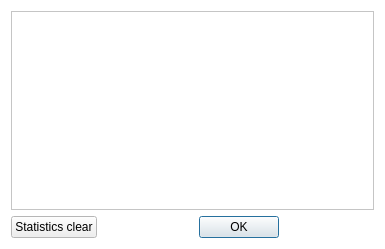
<?xml version="1.0" encoding="UTF-8"?>
<ui version="4.0">
 <class>TStatistics</class>
 <widget class="QDialog" name="TStatistics">
  <property name="geometry">
   <rect>
    <x>0</x>
    <y>0</y>
    <width>385</width>
    <height>249</height>
   </rect>
  </property>
  <property name="palette">
   <palette>
    <active>
     <colorrole role="Base">
      <brush brushstyle="SolidPattern">
       <color alpha="255">
        <red>255</red>
        <green>255</green>
        <blue>255</blue>
       </color>
      </brush>
     </colorrole>
     <colorrole role="Window">
      <brush brushstyle="SolidPattern">
       <color alpha="255">
        <red>255</red>
        <green>255</green>
        <blue>255</blue>
       </color>
      </brush>
     </colorrole>
    </active>
    <inactive>
     <colorrole role="Base">
      <brush brushstyle="SolidPattern">
       <color alpha="255">
        <red>255</red>
        <green>255</green>
        <blue>255</blue>
       </color>
      </brush>
     </colorrole>
     <colorrole role="Window">
      <brush brushstyle="SolidPattern">
       <color alpha="255">
        <red>255</red>
        <green>255</green>
        <blue>255</blue>
       </color>
      </brush>
     </colorrole>
    </inactive>
    <disabled>
     <colorrole role="Base">
      <brush brushstyle="SolidPattern">
       <color alpha="255">
        <red>255</red>
        <green>255</green>
        <blue>255</blue>
       </color>
      </brush>
     </colorrole>
     <colorrole role="Window">
      <brush brushstyle="SolidPattern">
       <color alpha="255">
        <red>255</red>
        <green>255</green>
        <blue>255</blue>
       </color>
      </brush>
     </colorrole>
    </disabled>
   </palette>
  </property>
  <property name="windowTitle">
   <string>Statistics</string>
  </property>
  <layout class="QVBoxLayout" name="verticalLayout">
   <item>
    <widget class="QTextEdit" name="teStatistics">
     <property name="readOnly">
      <bool>true</bool>
     </property>
    </widget>
   </item>
   <item>
    <layout class="QHBoxLayout" name="horizontalLayout">
     <item>
      <widget class="QPushButton" name="pbStatisticsClear">
       <property name="text">
        <string>Statistics clear</string>
       </property>
       <property name="default">
        <bool>false</bool>
       </property>
      </widget>
     </item>
     <item>
      <widget class="QDialogButtonBox" name="bbStatistics">
       <property name="orientation">
        <enum>Qt::Horizontal</enum>
       </property>
       <property name="standardButtons">
        <set>QDialogButtonBox::Ok</set>
       </property>
       <property name="centerButtons">
        <bool>true</bool>
       </property>
      </widget>
     </item>
    </layout>
   </item>
  </layout>
 </widget>
 <resources/>
 <connections>
  <connection>
   <sender>bbStatistics</sender>
   <signal>accepted()</signal>
   <receiver>TStatistics</receiver>
   <slot>accept()</slot>
   <hints>
    <hint type="sourcelabel">
     <x>248</x>
     <y>254</y>
    </hint>
    <hint type="destinationlabel">
     <x>157</x>
     <y>274</y>
    </hint>
   </hints>
  </connection>
  <connection>
   <sender>bbStatistics</sender>
   <signal>rejected()</signal>
   <receiver>TStatistics</receiver>
   <slot>reject()</slot>
   <hints>
    <hint type="sourcelabel">
     <x>316</x>
     <y>260</y>
    </hint>
    <hint type="destinationlabel">
     <x>286</x>
     <y>274</y>
    </hint>
   </hints>
  </connection>
 </connections>
</ui>
